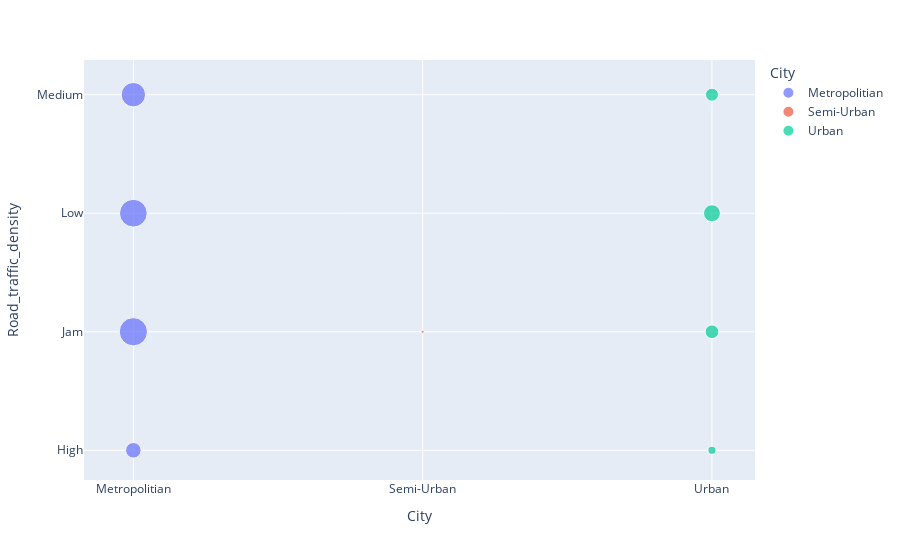

Notebook code for this chart:
### Markdown cell above
4. Comparação do volume de pedidos por cidade e tipo de tráfego.

### Code cell
df1 = dataset.loc[:, ['ID', 'City', 'Road_traffic_density']].groupby(['City', 'Road_traffic_density']).count().reset_index()
df1

px.scatter(df1, x='City', y='Road_traffic_density', size='ID', color = 'City')

### Figure 1 — Plotly figure (JSON) as saved in the notebook; plotly's stock layout.template omitted (floating-point values rounded to 4 significant figures)
{"data": [{"hovertemplate": "City=%{x}<br>Road_traffic_density=%{y}<br>ID=%{marker.size}<extra></extra>", "legendgroup": "Metropolitian", "marker": {"color": "#636efa", "size": [3208, 10561, 10195, 7899], "sizemode": "area", "sizeref": 26.4, "symbol": "circle"}, "mode": "markers", "name": "Metropolitian", "orientation": "v", "showlegend": true, "type": "scatter", "x": ["Metropolitian", "Metropolitian", "Metropolitian", "Metropolitian"], "xaxis": "x", "y": ["High", "Jam", "Low", "Medium"], "yaxis": "y"}, {"hovertemplate": "City=%{x}<br>Road_traffic_density=%{y}<br>ID=%{marker.size}<extra></extra>", "legendgroup": "Semi-Urban", "marker": {"color": "#EF553B", "size": [16, 126, 10], "sizemode": "area", "sizeref": 26.4, "symbol": "circle"}, "mode": "markers", "name": "Semi-Urban", "orientation": "v", "showlegend": true, "type": "scatter", "x": ["Semi-Urban", "Semi-Urban", "Semi-Urban"], "xaxis": "x", "y": ["High", "Jam", "Medium"], "yaxis": "y"}, {"hovertemplate": "City=%{x}<br>Road_traffic_density=%{y}<br>ID=%{marker.size}<extra></extra>", "legendgroup": "Urban", "marker": {"color": "#00cc96", "size": [881, 2487, 3807, 2229], "sizemode": "area", "sizeref": 26.4, "symbol": "circle"}, "mode": "markers", "name": "Urban", "orientation": "v", "showlegend": true, "type": "scatter", "x": ["Urban", "Urban", "Urban", "Urban"], "xaxis": "x", "y": ["High", "Jam", "Low", "Medium"], "yaxis": "y"}], "layout": {"legend": {"itemsizing": "constant", "title": {"text": "City"}, "tracegroupgap": 0}, "margin": {"t": 60}, "xaxis": {"anchor": "y", "categoryarray": ["Metropolitian", "Semi-Urban", "Urban"], "categoryorder": "array", "domain": [0, 1], "title": {"text": "City"}}, "yaxis": {"anchor": "x", "domain": [0, 1], "title": {"text": "Road_traffic_density"}}}}
